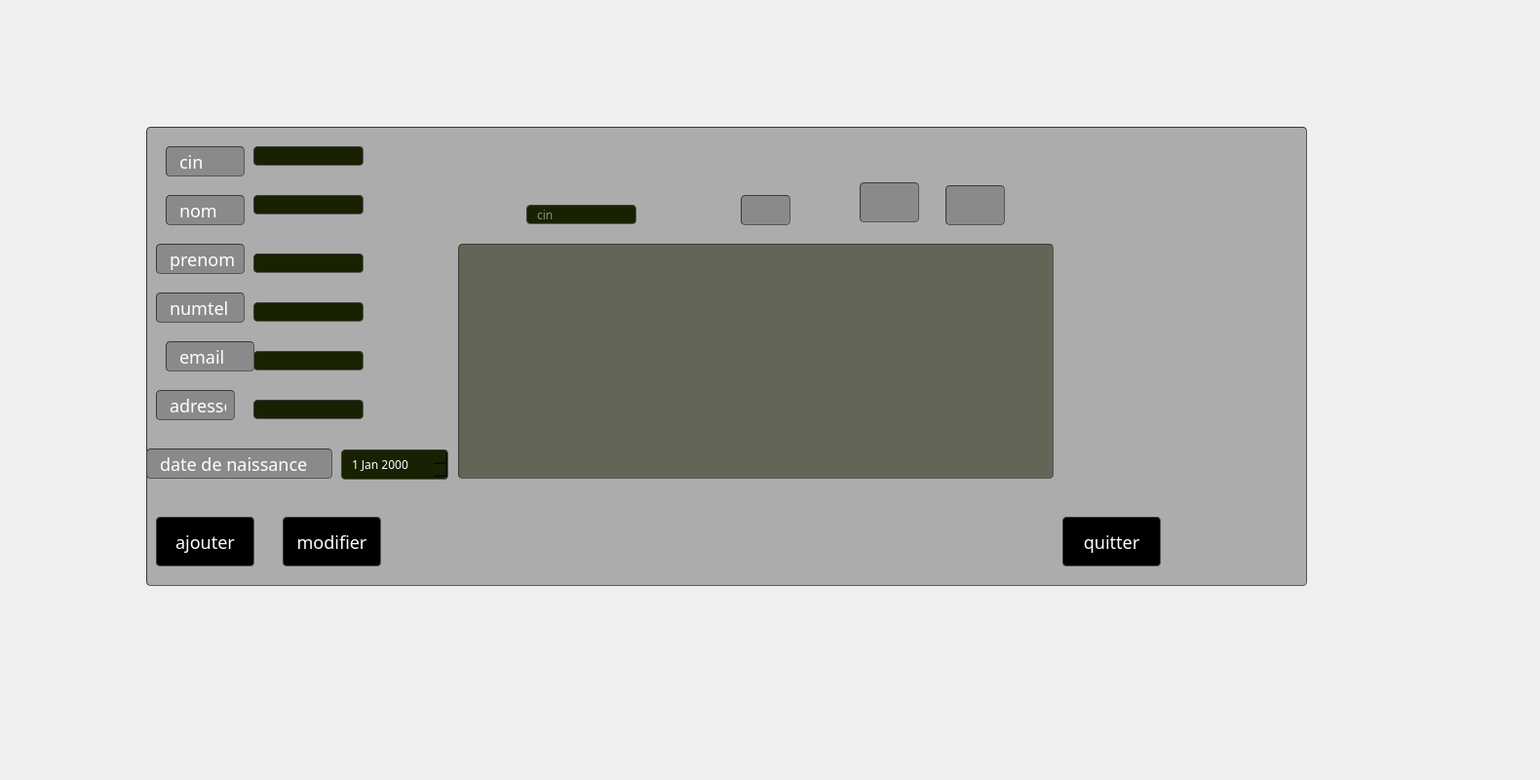
     <widget class="QWidget" name="tab_9">
      <attribute name="title">
       <string>abonnes</string>
      </attribute>
      <widget class="QFrame" name="frame_2">
       <property name="geometry">
        <rect>
         <x>150</x>
         <y>130</y>
         <width>1191</width>
         <height>471</height>
        </rect>
       </property>
       <property name="minimumSize">
        <size>
         <width>731</width>
         <height>471</height>
        </size>
       </property>
       <property name="maximumSize">
        <size>
         <width>16777215</width>
         <height>471</height>
        </size>
       </property>
       <property name="styleSheet">
        <string notr="true">border-width: 1px; border-radius: 4px;
	border-color: rgb(58, 58, 58);
	border-style: inset;
	padding: 0 8px;
	color: rgb(255, 255, 255);
	
background-color:rgba(105, 105, 105,0.5);
	selection-background-color:#ffffff;
	selection-color:#ffffff;
font: 75 8pt &quot;MS Shell Dlg 2&quot;;
font-family: century gothic;
</string>
       </property>
       <property name="frameShape">
        <enum>QFrame::StyledPanel</enum>
       </property>
       <property name="frameShadow">
        <enum>QFrame::Raised</enum>
       </property>
       <widget class="QLabel" name="label_39">
        <property name="geometry">
         <rect>
          <x>20</x>
          <y>70</y>
          <width>81</width>
          <height>31</height>
         </rect>
        </property>
        <property name="styleSheet">
         <string notr="true">
font-family: century gothic;
font-size: 18px;
color: #ffffff;

</string>
        </property>
        <property name="text">
         <string>nom</string>
        </property>
       </widget>
       <widget class="QLineEdit" name="lineEdit_noma">
        <property name="geometry">
         <rect>
          <x>110</x>
          <y>70</y>
          <width>113</width>
          <height>20</height>
         </rect>
        </property>
        <property name="styleSheet">
         <string notr="true">border-width: 1px; border-radius: 4px;
	border-color: rgb(58, 58, 58);
	border-style: inset;
	padding: 0 8px;
	color: rgb(255, 255, 255);
	
background-color: rgb(24, 33, 2);
	selection-background-color:#ffffff;
	selection-color:#ffffff</string>
        </property>
       </widget>
       <widget class="QLabel" name="label_40">
        <property name="geometry">
         <rect>
          <x>10</x>
          <y>120</y>
          <width>91</width>
          <height>31</height>
         </rect>
        </property>
        <property name="styleSheet">
         <string notr="true">
font-family: century gothic;
font-size: 18px;
color: #ffffff;
</string>
        </property>
        <property name="text">
         <string>prenom</string>
        </property>
       </widget>
       <widget class="QLineEdit" name="lineEdit_prenoma">
        <property name="geometry">
         <rect>
          <x>110</x>
          <y>130</y>
          <width>113</width>
          <height>20</height>
         </rect>
        </property>
        <property name="styleSheet">
         <string notr="true">border-width: 1px; border-radius: 4px;
	border-color: rgb(58, 58, 58);
	border-style: inset;
	padding: 0 8px;
	color: rgb(255, 255, 255);
	
background-color: rgb(24, 33, 2);
	selection-background-color:#ffffff;
	selection-color:#ffffff</string>
        </property>
       </widget>
       <widget class="QTableView" name="tableView_2">
        <property name="geometry">
         <rect>
          <x>320</x>
          <y>120</y>
          <width>611</width>
          <height>241</height>
         </rect>
        </property>
        <property name="styleSheet">
         <string notr="true">QTableView {
background: rgba(255, 255, 255,0.5);
background-color: rgba(24, 33, 2,0.5);
}
QTableView QTableCornerButton::section
{
     background: rgb(114, 124, 127);
}
QTableView::item:focus

{
    color:black;
}
QTableView::item:selected
{
    color:black;
     background: rgba(0, 0, 0, 50%);
}
QHeaderView::section
{

     background:black;
}</string>
        </property>
       </widget>
       <widget class="QPushButton" name="pushButton_ajoutera">
        <property name="geometry">
         <rect>
          <x>10</x>
          <y>400</y>
          <width>101</width>
          <height>51</height>
         </rect>
        </property>
        <property name="styleSheet">
         <string notr="true">font: 75 8pt &quot;MS Shell Dlg 2&quot;;

background-color:rgb(0, 0, 0);
border-radius: 4px;
	border-color: rgb(58, 58, 58);
	border-style: inset;
font-family: century gothic;
font-size: 18px;
color: rgb(255, 255, 255);</string>
        </property>
        <property name="text">
         <string>ajouter</string>
        </property>
       </widget>
       <widget class="QPushButton" name="pushButton_modifiera">
        <property name="geometry">
         <rect>
          <x>140</x>
          <y>400</y>
          <width>101</width>
          <height>51</height>
         </rect>
        </property>
        <property name="styleSheet">
         <string notr="true">font: 75 8pt &quot;MS Shell Dlg 2&quot;;

background-color:rgb(0, 0, 0);
border-radius: 4px;
	border-color: rgb(58, 58, 58);
	border-style: inset;
font-family: century gothic;
font-size: 18px;
color: rgb(255, 255, 255);</string>
        </property>
        <property name="text">
         <string>modifier</string>
        </property>
       </widget>
       <widget class="QPushButton" name="pushButton_supprimera">
        <property name="geometry">
         <rect>
          <x>610</x>
          <y>70</y>
          <width>51</width>
          <height>31</height>
         </rect>
        </property>
        <property name="styleSheet">
         <string notr="true">border-image: url(:/img/img/delete.png);</string>
        </property>
        <property name="text">
         <string/>
        </property>
       </widget>
       <widget class="QPushButton" name="pushButton_16">
        <property name="geometry">
         <rect>
          <x>940</x>
          <y>400</y>
          <width>101</width>
          <height>51</height>
         </rect>
        </property>
        <property name="styleSheet">
         <string notr="true">font: 75 8pt &quot;MS Shell Dlg 2&quot;;

background-color:rgb(0, 0, 0);
border-radius: 4px;
	border-color: rgb(58, 58, 58);
	border-style: inset;
font-family: century gothic;
font-size: 18px;
color: rgb(255, 255, 255);</string>
        </property>
        <property name="text">
         <string>quitter</string>
        </property>
       </widget>
       <widget class="QLineEdit" name="lineEdit_cina2">
        <property name="geometry">
         <rect>
          <x>390</x>
          <y>80</y>
          <width>113</width>
          <height>20</height>
         </rect>
        </property>
        <property name="styleSheet">
         <string notr="true">border-width: 1px; border-radius: 4px;
	border-color: rgb(58, 58, 58);
	border-style: inset;
	padding: 0 8px;
	color: rgb(255, 255, 255);
	
background-color: rgb(24, 33, 2);
	selection-background-color:#ffffff;
	selection-color:#ffffff</string>
        </property>
        <property name="placeholderText">
         <string>cin</string>
        </property>
       </widget>
       <widget class="QLineEdit" name="lineEdit_numa">
        <property name="geometry">
         <rect>
          <x>110</x>
          <y>180</y>
          <width>113</width>
          <height>20</height>
         </rect>
        </property>
        <property name="styleSheet">
         <string notr="true">border-width: 1px; border-radius: 4px;
	border-color: rgb(58, 58, 58);
	border-style: inset;
	padding: 0 8px;
	color: rgb(255, 255, 255);
	
background-color: rgb(24, 33, 2);
	selection-background-color:#ffffff;
	selection-color:#ffffff</string>
        </property>
       </widget>
       <widget class="QLineEdit" name="lineEdit_emaila">
        <property name="geometry">
         <rect>
          <x>110</x>
          <y>230</y>
          <width>113</width>
          <height>20</height>
         </rect>
        </property>
        <property name="styleSheet">
         <string notr="true">border-width: 1px; border-radius: 4px;
	border-color: rgb(58, 58, 58);
	border-style: inset;
	padding: 0 8px;
	color: rgb(255, 255, 255);
	
background-color: rgb(24, 33, 2);
	selection-background-color:#ffffff;
	selection-color:#ffffff</string>
        </property>
       </widget>
       <widget class="QLabel" name="label_42">
        <property name="geometry">
         <rect>
          <x>10</x>
          <y>170</y>
          <width>91</width>
          <height>31</height>
         </rect>
        </property>
        <property name="styleSheet">
         <string notr="true">
font-family: century gothic;
font-size: 18px;
color: #ffffff;
</string>
        </property>
        <property name="text">
         <string>numtel</string>
        </property>
       </widget>
       <widget class="QLabel" name="label_43">
        <property name="geometry">
         <rect>
          <x>20</x>
          <y>220</y>
          <width>91</width>
          <height>31</height>
         </rect>
        </property>
        <property name="styleSheet">
         <string notr="true">
font-family: century gothic;
font-size: 18px;
color: #ffffff;
</string>
        </property>
        <property name="text">
         <string>email</string>
        </property>
       </widget>
       <widget class="QLabel" name="label_44">
        <property name="geometry">
         <rect>
          <x>10</x>
          <y>270</y>
          <width>81</width>
          <height>31</height>
         </rect>
        </property>
        <property name="styleSheet">
         <string notr="true">
font-family: century gothic;
font-size: 18px;
color: #ffffff;
</string>
        </property>
        <property name="text">
         <string>adresse</string>
        </property>
       </widget>
       <widget class="QLineEdit" name="lineEdit_adressea">
        <property name="geometry">
         <rect>
          <x>110</x>
          <y>280</y>
          <width>113</width>
          <height>20</height>
         </rect>
        </property>
        <property name="styleSheet">
         <string notr="true">border-width: 1px; border-radius: 4px;
	border-color: rgb(58, 58, 58);
	border-style: inset;
	padding: 0 8px;
	color: rgb(255, 255, 255);
	
background-color: rgb(24, 33, 2);
	selection-background-color:#ffffff;
	selection-color:#ffffff</string>
        </property>
       </widget>
       <widget class="QLabel" name="label_45">
        <property name="geometry">
         <rect>
          <x>0</x>
          <y>330</y>
          <width>191</width>
          <height>31</height>
         </rect>
        </property>
        <property name="styleSheet">
         <string notr="true">
font-family: century gothic;
font-size: 18px;
color: #ffffff;
</string>
        </property>
        <property name="text">
         <string>date de naissance</string>
        </property>
       </widget>
       <widget class="QDateEdit" name="dateEdit_datea">
        <property name="geometry">
         <rect>
          <x>200</x>
          <y>331</y>
          <width>110</width>
          <height>31</height>
         </rect>
        </property>
        <property name="styleSheet">
         <string notr="true">border-width: 1px; border-radius: 4px;
	border-color: rgb(58, 58, 58);
	border-style: inset;
	padding: 0 8px;
	color: rgb(255, 255, 255);
	
background-color: rgb(24, 33, 2);
	selection-background-color:#ffffff;
	selection-color:#ffffff</string>
        </property>
       </widget>
       <widget class="QLineEdit" name="lineEdit_cina">
        <property name="geometry">
         <rect>
          <x>110</x>
          <y>20</y>
          <width>113</width>
          <height>20</height>
         </rect>
        </property>
        <property name="styleSheet">
         <string notr="true">border-width: 1px; border-radius: 4px;
	border-color: rgb(58, 58, 58);
	border-style: inset;
	padding: 0 8px;
	color: rgb(255, 255, 255);
	
background-color: rgb(24, 33, 2);
	selection-background-color:#ffffff;
	selection-color:#ffffff</string>
        </property>
        <property name="text">
         <string/>
        </property>
       </widget>
       <widget class="QLabel" name="label_50">
        <property name="geometry">
         <rect>
          <x>20</x>
          <y>20</y>
          <width>81</width>
          <height>31</height>
         </rect>
        </property>
        <property name="styleSheet">
         <string notr="true">
font-family: century gothic;
font-size: 18px;
color: #ffffff;

</string>
        </property>
        <property name="text">
         <string>cin</string>
        </property>
       </widget>
       <widget class="QPushButton" name="pushButton_25">
        <property name="geometry">
         <rect>
          <x>820</x>
          <y>60</y>
          <width>61</width>
          <height>41</height>
         </rect>
        </property>
        <property name="styleSheet">
         <string notr="true">image: url(:/img/img/pdf.png);</string>
        </property>
        <property name="text">
         <string/>
        </property>
       </widget>
       <widget class="QPushButton" name="pushButton_27">
        <property name="geometry">
         <rect>
          <x>732</x>
          <y>57</y>
          <width>61</width>
          <height>41</height>
         </rect>
        </property>
        <property name="styleSheet">
         <string notr="true">image: url(:/img/img/Trie.png);</string>
        </property>
        <property name="text">
         <string/>
        </property>
       </widget>
      </widget>
      <widget class="QLabel" name="label_46">
       <property name="geometry">
        <rect>
         <x>0</x>
         <y>0</y>
         <width>1571</width>
         <height>791</height>
        </rect>
       </property>
       <property name="styleSheet">
        <string notr="true">border-image: url(:/img/img/lagou.jpg);</string>
       </property>
       <property name="text">
        <string/>
       </property>
      </widget>
      <widget class="QLabel" name="label_47">
       <property name="geometry">
        <rect>
         <x>1180</x>
         <y>0</y>
         <width>311</width>
         <height>241</height>
        </rect>
       </property>
       <property name="styleSheet">
        <string notr="true">border-image: url(:/img/img/EST-logo2.png);
</string>
       </property>
       <property name="text">
        <string/>
       </property>
      </widget>
      <zorder>label_46</zorder>
      <zorder>frame_2</zorder>
      <zorder>label_47</zorder>
     </widget>
